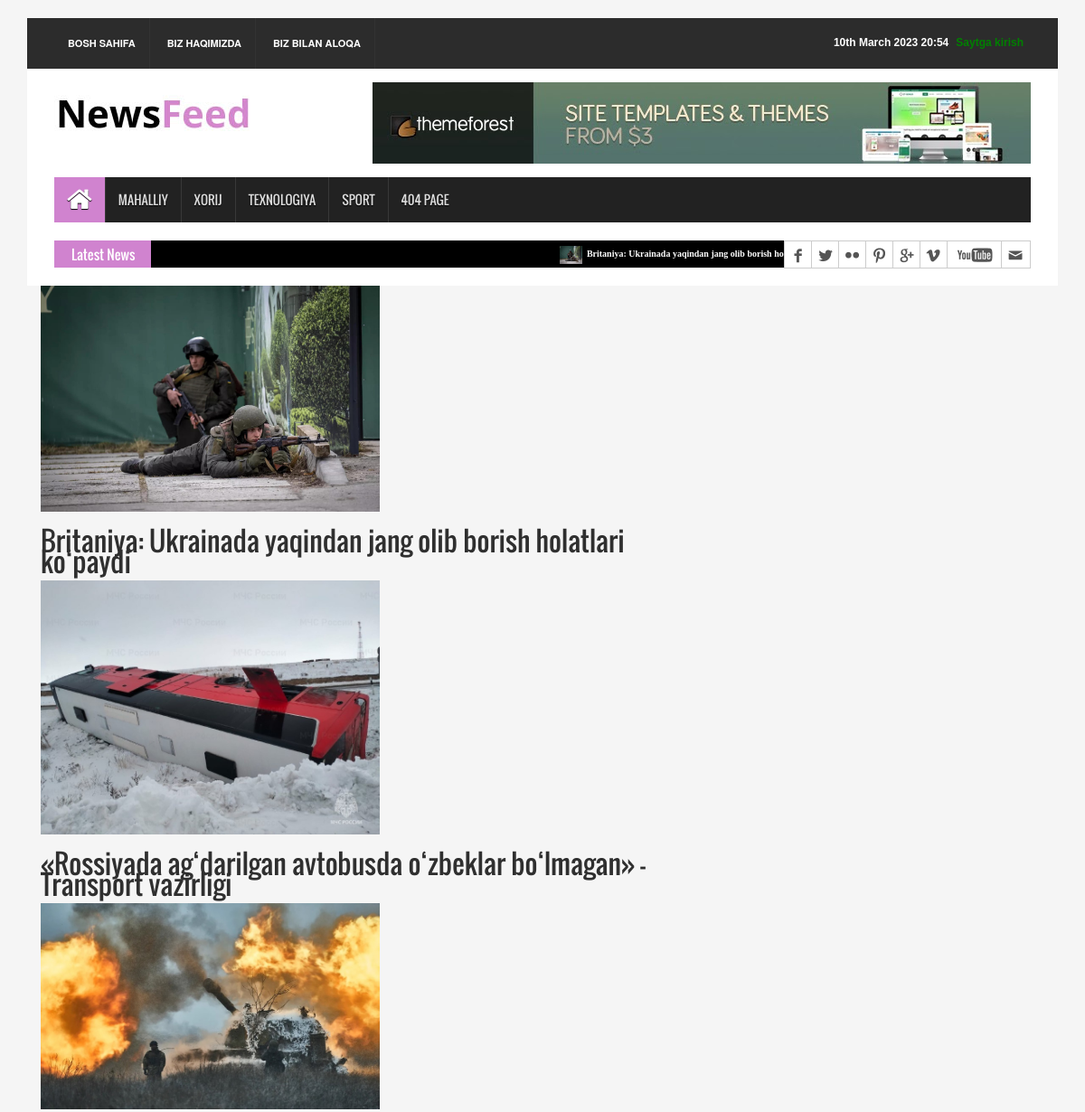
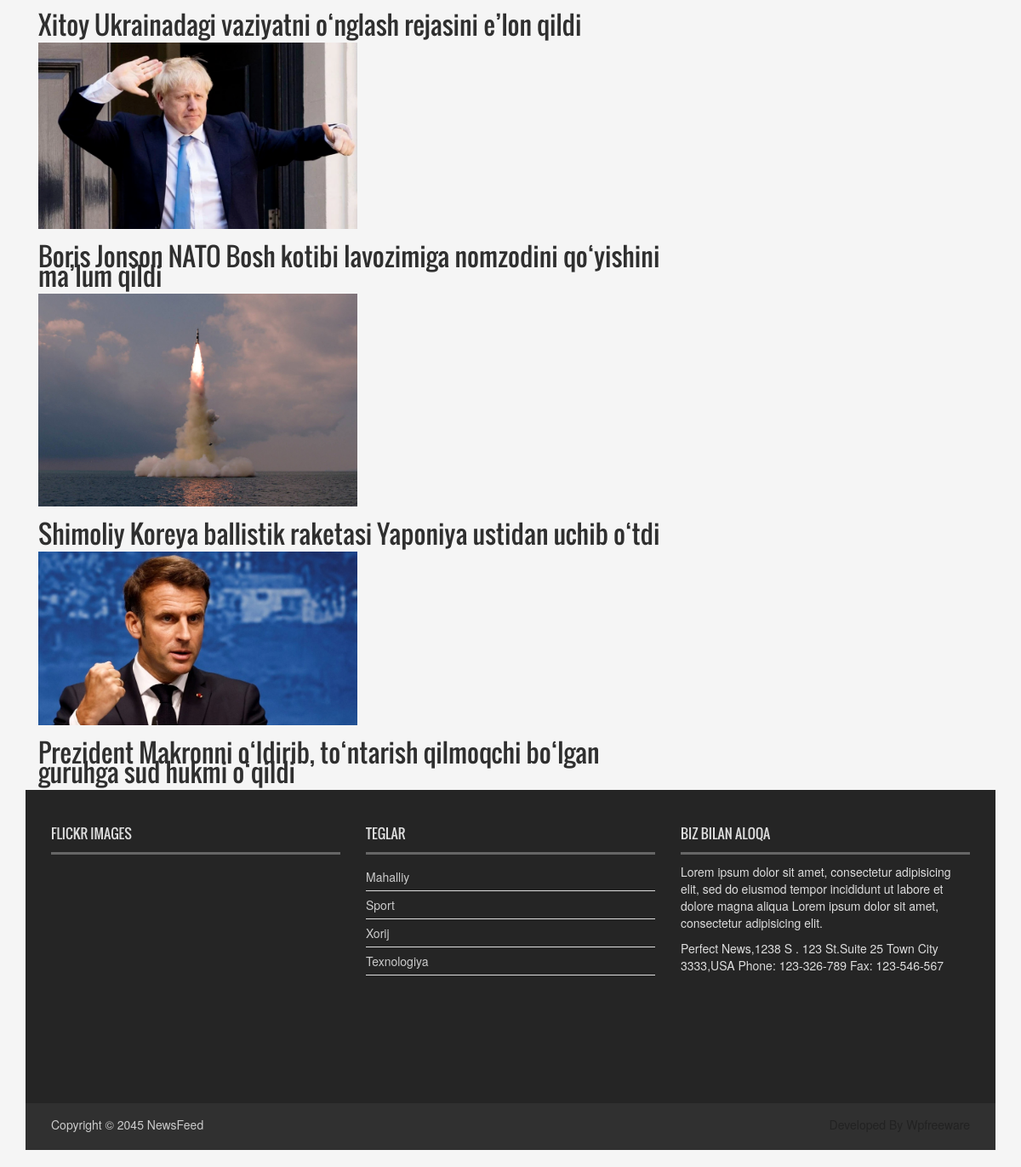
The page /foreign/ on the database its author committed (2 pictures, top to bottom).
### news_app/models.py (models this page shows, shortened)
class News(models.Model):
    class Status(models.TextChoices):
        Draft = 'DF' , 'Draft'
        Published = 'PB', 'Published'
    title = models.CharField(max_length=250)
    slug = models.SlugField(max_length=250)
    body = models.TextField()
    image = models.ImageField(upload_to='news/images')
    category = models.ForeignKey(Category,
                                    on_delete=models.CASCADE)
    publish_time =models.DateTimeField(default=timezone.now) # Zonadagi hozirgi vaqtimiz
    created_time = models.DateTimeField(auto_now_add=True) # Avftomatik vaqtni qushib ketadi.
    updated_time = models.DateTimeField(auto_now=True)
    status = models.CharField(max_length=2 ,
                                choices=Status.choices ,
                                default  = Status.Draft)
    objects = models.Manager() #default manager
    published = PublishedManager()
    class Meta:
        ordering = ['-publish_time']  # eng oxirgi yangilik birinchilikda ko'rsatadi.
    def get_absolute_url(self):
        return reverse("news_detail_page", args = [self.slug])

class Category(models.Model):
    name  = models.CharField(max_length=150)

### news_app/views.py (the view)
# urls.py: path('foreign/',ForeignNewsView.as_view(), name='foreign_news_page'),
class ForeignNewsView(ListView):
        model = News
        template_name = "news/xorij.html"
        context_object_name = "xorij_yangiliklari"
        def get_queryset(self):
            news=self.model.objects.all().filter(category__name = "Xorij")
            return news

### news_app/context_processor.py (called while the page is built)
def latest_news(request):
    latest_news = News.objects.all().order_by("-publish_time") [:10]
    categories = Category.objects.all()
    context = {
        "latest_news": latest_news ,
        "categories": categories
    }
    return context

### templates/news/xorij.html (shortened to what this page needs)
{%extends "news/base.html"%}
{%load static%}
{% block content %}
    {% for news in xorij_yangiliklari %}
        <div class="container">
            <div class="row">
                    <div class="col-sm-8">
                        <a href="{{news.get_absolute_url}}">
                            <img src="{{ news.image.url }}" alt="{{ news.title }}" style="width:50%;">
                            <h2>{{news.title}}</h2>
                        </a>
                    </div>
            </div>
        </div>
    {%endfor%}
{% endblock content %}

### templates/news/base.html (shortened to what this page needs)
{% load static %}
<!DOCTYPE html>
<html>
<head>
<link rel="stylesheet" type="text/css" href="{% static '/css/bootstrap.min.css'%}">
<link rel="stylesheet" type="text/css" href="{% static '/css/font-awesome.min.css'%}">
<link rel="stylesheet" type="text/css" href="{% static '/css/animate.css'%}">
<link rel="stylesheet" type="text/css" href="{% static '/css/font.css'%}">
<link rel="stylesheet" type="text/css" href="{% static '/css/li-scroller.css'%}">
<link rel="stylesheet" type="text/css" href="{% static '/css/slick.css'%}">
<link rel="stylesheet" type="text/css" href="{% static '/css/jquery.fancybox.css'%}">
<link rel="stylesheet" type="text/css" href="{% static '/css/theme.css'%}">
<link rel="stylesheet" type="text/css" href="{% static '/css/style.css'%}">
</head>
<body>
<div class="container">
  <header id="header">
    <div class="row">
      <div class="col-lg-12 col-md-12 col-sm-12">
        <div class="header_top">
          <div class="header_top_left">
            <ul class="top_nav">
              <li><a href="{%url 'index_page'%}">Bosh sahifa</a></li>
              <li><a href="#">Biz haqimizda</a></li>
              <li><a href="{%url 'contact_page'%}">Biz bilan aloqa  </a></li>
            </ul>
          </div>
          <div class="header_top_right">
            {% if request.user.is_authenticated %}
              <p><a href="{%url 'logout' %}" style="color: red;">Logout</a></p>
              <p> <a href="{% url 'user_profile' %}" style="color: green;">My profile</a></p>
            {% else %}
              <p><a href="{% url 'login' %}" style="color: green;">Saytga kirish</a></p>
            {%endif%}
            <p>{% now "jS F Y H:i "%}</p>
          </div>
        </div>
      </div>
      <div class="col-lg-12 col-md-12 col-sm-12">
        <div class="header_bottom">
          <div class="logo_area"><a href="index.html" class="logo"><img src="{% static 'images/logo.jpg' %}" alt=""></a></div>
          <div class="add_banner"><a href="#"><img src="{%static 'images/addbanner_728x90_V1.jpg'%}" alt=""></a></div>
        </div>
      </div>
    </div>
  </header>
  <section id="navArea">
    <nav class="navbar navbar-inverse" role="navigation">
      <div id="navbar" class="navbar-collapse collapse">
        <ul class="nav navbar-nav main_nav">
          <li class="active"><a href="{%url 'index_page'%}"><span class="fa fa-home desktop-home"></span><span class="mobile-show">Home</span></a></li>
          <li><a href="{%url 'local_news_page'%}">Mahalliy</a></li>
          <li><a href="{%url 'foreign_news_page'%}">Xorij</a></li>
          <li><a href="{%url 'technology_news_page'%}">Texnologiya</a></li>
          <li><a href="{%url 'sport_news_page'%}">Sport</a></li>
          <li><a href="{%url 'error_page'%}">404 Page</a></li>
        </ul>
      </div>
    </nav>
  </section>
  <section id="newsSection">
    <div class="row">
      <div class="col-lg-12 col-md-12">
        <div class="latest_newsarea"> <span>Latest News</span>
          <ul id="ticker01" class="news_sticker">
            {% for news in latest_news %}
            <li><a href="#"><img src="{{news.image.url}}" alt="">{{news.title}}</a></li>
            {%endfor%}
          </ul>
          <div class="social_area"  >
            <ul class="social_nav">
              <li class="facebook"><i class="bi bi-facebook"><a href="https://www.instagram.com/Sh_Jurayeff/"></a></i></li>
              <li class="twitter"><a href="https://twitter.com/Sh_Jurayeff"></a></li>
              <li class="flickr"><a href="#"></a></li>
              <li class="pinterest"><a href="#"></a></li>
              <li class="googleplus"><a href="#"></a></li>
              <li class="vimeo"><a href="#"></a></li>
              <li class="youtube"><a href="#"></a></li>
              <li class="mail"><a href="#"></a></li>
            </ul>
          </div>
        </div>
      </div>
    </div>
  </section>
  {%block content%}
  {%endblock content%}
  <footer id="footer">
    <div class="footer_top">
      <div class="row">
        <div class="col-lg-4 col-md-4 col-sm-4">
          <div class="footer_widget wow fadeInLeftBig">
            <h2>Flickr Images</h2>
          </div>
        </div>
        <div class="col-lg-4 col-md-4 col-sm-4">
          <div class="footer_widget wow fadeInDown">
            <h2>Teglar</h2>
            <ul class="tag_nav">
                {% for kategory in categories %}
              <li><a href="#">{{ kategory.name }}</a></li>
                {%endfor%}
            </ul>
          </div>
        </div>
        <div class="col-lg-4 col-md-4 col-sm-4">
          <div class="footer_widget wow fadeInRightBig">
            <h2>Biz bilan aloqa</h2>
            <p>Lorem ipsum dolor sit amet, consectetur adipisicing elit, sed do eiusmod tempor incididunt ut labore et dolore magna aliqua Lorem ipsum dolor sit amet, consectetur adipisicing elit.</p>
            <address>
            Perfect News,1238 S . 123 St.Suite 25 Town City 3333,USA Phone: 123-326-789 Fax: 123-546-567
            </address>
          </div>
        </div>
      </div>
    </div>
    <div class="footer_bottom">
      <p class="copyright">Copyright &copy; 2045 <a href="index.html">NewsFeed</a></p>
      <p class="developer">Developed By Wpfreeware</p>
    </div>
  </footer>
  </div>
  </body>

### static/css/li-scroller.css (style rules this page uses)
ul.newsticker { position:relative; left:750px; font:bold 10px Verdana; list-style-type:none; margin:0; padding:0 }
ul.newsticker li { float:left; margin:0; padding:0 }
ul.newsticker a { white-space:nowrap; padding:0; color:#fff; margin:0 50px 0 0 }
ul.newsticker a > img { height:20px; margin-right:5px; width:25px }

### static/css/theme.css (style rules this page uses)
.navbar-inverse .navbar-nav > .active > a, .navbar-inverse .navbar-nav > .active > a:hover, .navbar-inverse .navbar-nav > .active > a:focus { background-color:#d083cf }
.latest_newsarea span { background:none repeat scroll 0 0 #d083cf }

### rows shown on the page
News: image (picture), title "Britaniya: Ukrainada yaqindan jang olib borish holatlari ko‘paydi"
News: image (picture), title "«Rossiyada ag‘darilgan avtobusda o‘zbeklar bo‘lmagan» — Transport vazirligi"
News: image (picture), title "Xitoy Ukrainadagi vaziyatni o‘nglash rejasini e’lon qildi"
News: image (picture), title "Boris Jonson NATO Bosh kotibi lavozimiga nomzodini qo‘yishini ma’lum qildi"
News: image (picture), title "Shimoliy Koreya ballistik raketasi Yaponiya ustidan uchib o‘tdi"
News: image (picture), title "Prezident Makronni o‘ldirib, to‘ntarish qilmoqchi bo‘lgan guruhga sud hukmi o‘qildi"
Category: name "Mahalliy"
Category: name "Sport"
Category: name "Xorij"
Category: name "Texnologiya"
